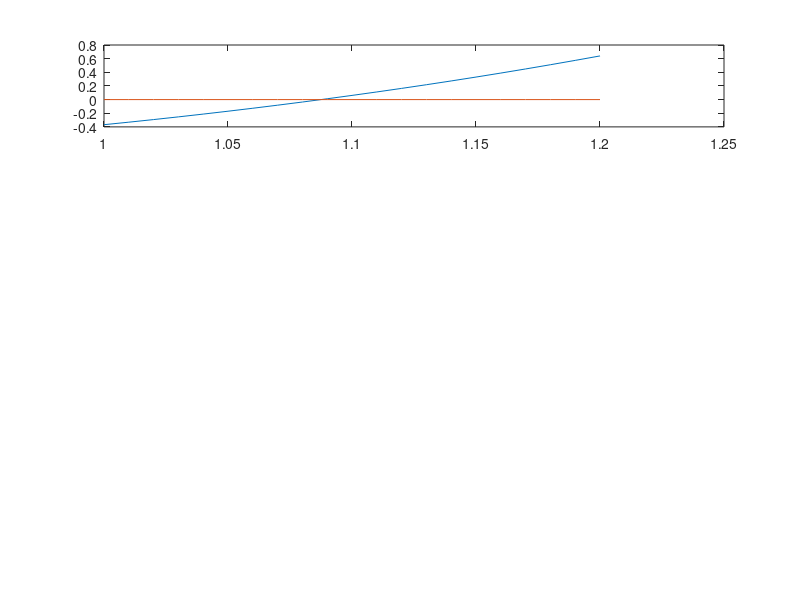

Source code (MATLAB): (Note: this script raises an error after producing the figure.)
clc

%f = @(x) (x.^4) - 1 - ((x.^2)* exp(-x))

f = @(x) (x.^4) - 1 - (exp(-x) .* x.^2)

ejex = @(x) 0 * x;

I = [1:0.01:1.2];

subplot(4, 1, 1)
plot(I, f(I), I, ejex(I))

df = @(x) 4*x.^3 - (-exp(-x) .* (x.^2) + exp(-x) * 2 .* x)

a = 1;
b = 1.5;

phiN = @(x) x - (f(x)./df(x))
phi01 = @(x) (1 + exp(-x) .* x.^2) .^ (1/4)
phi02 = @(x) x + f(x)

tolerancia = 10 ^ -6;
maxIter = 1000;

x01 = 1;
[x, niter] = puntofijo2(phiN, x01, tolerancia, maxIter)
[x, niter] = puntofijo2(phi01, x01, tolerancia, maxIter)
[x, niter] = puntofijo2(phi02, x01, tolerancia, maxIter)


subplot(4, 1, 2);
plot(I, phiN(I), I, diag(I))
axis equal
subplot(4, 1, 3);
plot(I, phi01(I), I, diag(I))
axis equal
subplot(4, 1, 4);
plot(I, phi02(I), I, diag(I))
axis equal


% El ultimo no es valido porque la pendiente de la curva es mucho mayor que 1